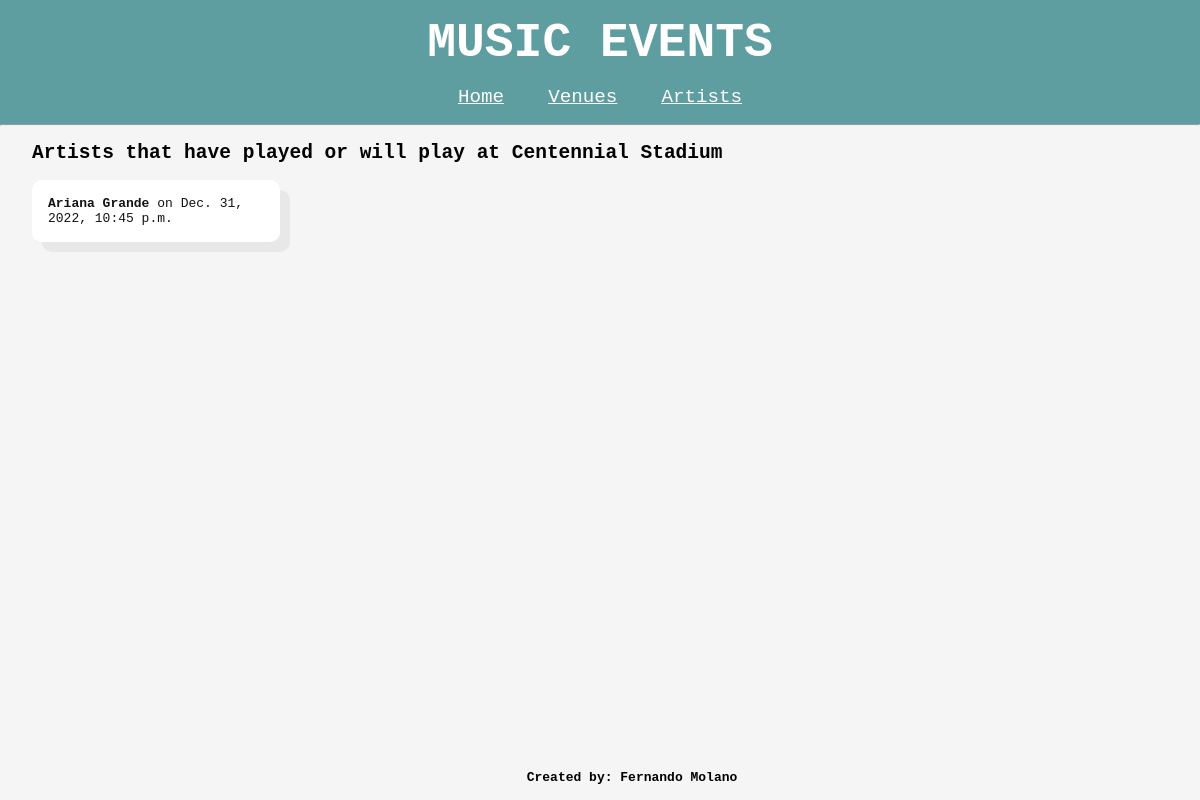
The app's page /venues/artists_at/5/, older data.
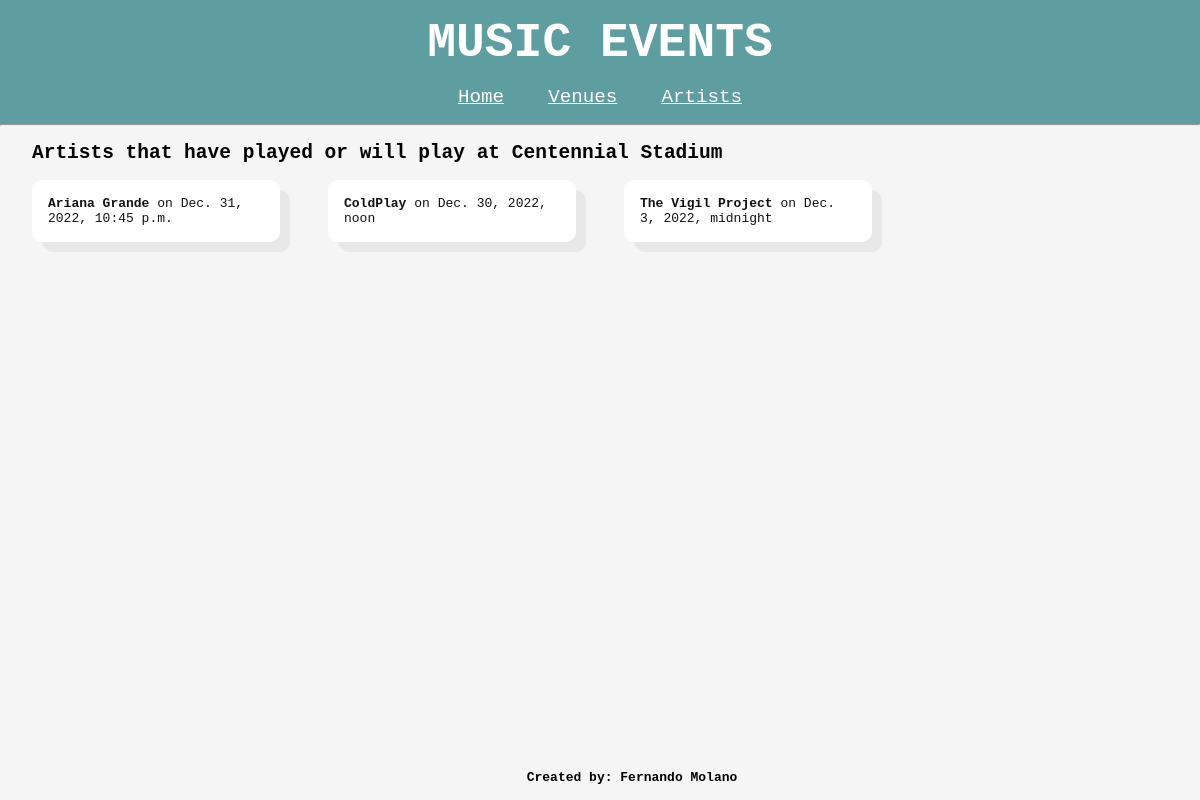
The same page, newer data.
### music_events/models.py (models this page shows, shortened)
class Show(models.Model):
    show_date = models.DateTimeField(blank=False)
    artist = models.ForeignKey(Artist, on_delete=models.CASCADE)
    venue = models.ForeignKey(Venue, on_delete=models.CASCADE)

class Artist(models.Model):
    name = models.CharField(max_length=200, blank=False)
    description = models.CharField(max_length=400, blank=True)
    genre = models.CharField(max_length=20, blank=True)
    nationality = models.CharField(max_length=20, blank=True)

### music_events/views.py (the view)
# urls.py: path('venues/artists_at/<int:venue_pk>/', views.artists_at_venue, name='artists_at_venue'),
def artists_at_venue(request, venue_pk):  # pk = venue_pk
    shows = Show.objects.filter(venue=venue_pk).order_by('-show_date')
    venue = get_object_or_404(Venue, pk=venue_pk)
    return render(request, 'music_events/artists/artist_list_for_venue.html', {'venue': venue, 'shows': shows})

### music_events/templates/music_events/artists/artist_list_for_venue.html
{% extends 'music_events/base.html' %} {% block content %}
<h2 id="artists-at-venue-title">
  Artists that have played or will play at {{ venue.name }}
</h2>
<div class="list">
  {% for show in shows %}
  <div class="show row" id="show_{{ show.pk }}">
    <p>
      <strong> {{ show.artist.name }}</strong> on {{ show.show_date }}
    </p>
  </div>
  {% empty %}
  <p id="no-results">We have no records of shows at this venue.</p>
</div>
{% endfor %} {% endblock %}

Row changes from the older to the newer data that the page shows:
added Show: artist.name "ColdPlay", show_date "Dec. 30, 2022, noon"
added Show: artist.name "The Vigil Project", show_date "Dec. 3, 2022, midnight"
